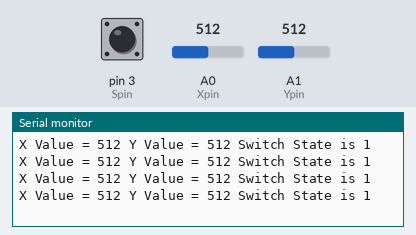
Simulated run of this sketch. Board: Arduino Uno, built with avr-gcc and run on an emulated ATmega328P. On the bench: the last lines printed to the serial monitor. The test bench sets the inputs (shaded band); at power-on: A0 (Xpin) = 512, A1 (Ypin) = 512, pin 3 (Spin) HIGH.

Above: at 1.2 s.
1.3 s: A0 (Xpin) set to 716
At 1.94 s:
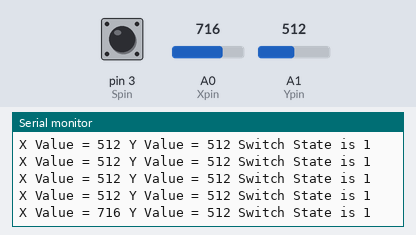
2.8 s: A1 (Ypin) set to 716
At 2.94 s:
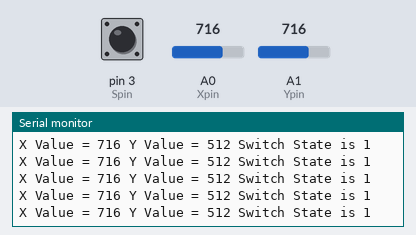
4.3 s: pin 3 (Spin) pulled LOW for 0.3 s
At 4.95 s:
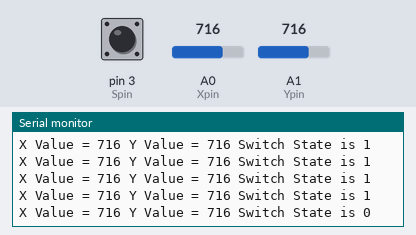
6.1 s: A0 (Xpin) set to 1023
At 6.2 s:
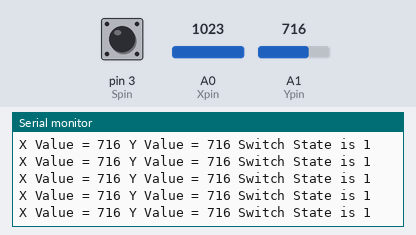
9.1 s: pin 3 (Spin) pulled LOW for 1 s
At 9.72 s:
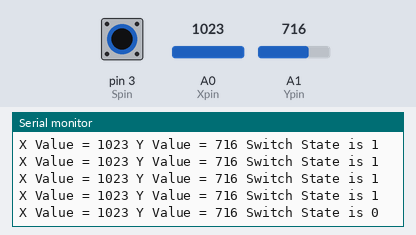
11.6 s: A1 (Ypin) set to 900
At 11.72 s:
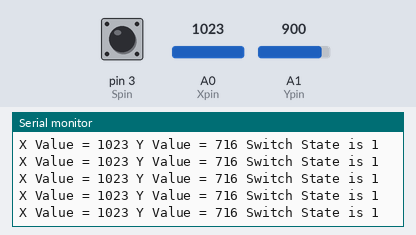
Timing chart, 0 to 14.1 s (numbered marks = the images above; inputs shaded):
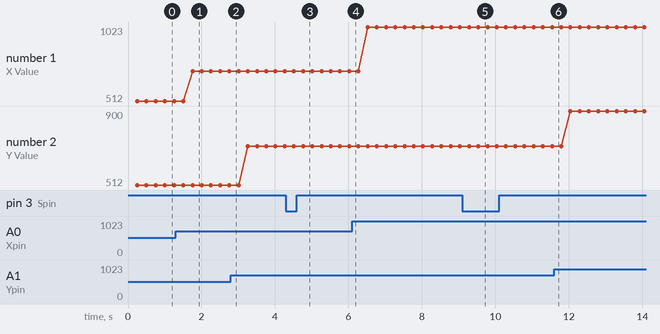

Measured:
- after the input at 1.3 s, the serial monitor: prints a new line after 0.46 s (image 1)
- after the input at 4.3 s, the serial monitor: prints a new line after 0.47 s (image 3)
- after the input at 9.1 s, the serial monitor: prints a new line after 0.43 s (image 5)
- plotted number 1: 512 → 716 after the input at 1.3 s, 716 → 1023 after the input at 6.1 s
- plotted number 2: 716 → 900 after the input at 11.6 s

The sketch:

JoyStick.ino
```cpp
int Xpin=A0;
int Ypin=A1;
int Spin=3;
int Xval;
int Yval;
int Sval;
int wait =250;
void setup() {
  // put your setup code here, to run once:
  Serial.begin(9600);
  pinMode(Xpin,INPUT);
  pinMode(Ypin,INPUT);
  pinMode(Spin,INPUT);
  digitalWrite(Spin,HIGH);
}

void loop() {
  // put your main code here, to run repeatedly:
  Xval=analogRead(Xpin);
  Yval=analogRead(Ypin);
  Sval=digitalRead(Spin);
  delay(wait);
  Serial.print("X Value = ");
  Serial.print(Xval);
  Serial.print(" Y Value = ");
  Serial.print(Yval);
  Serial.print(" Switch State is ");
  Serial.println(Sval);

}
```
